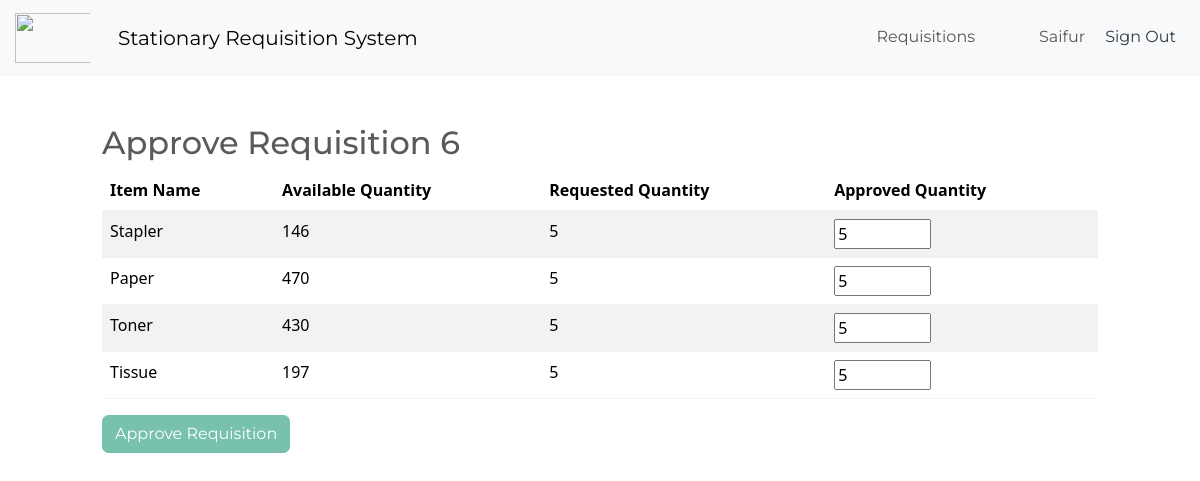
Before: /approve-requisition/6/ (signed in) with the older database file.
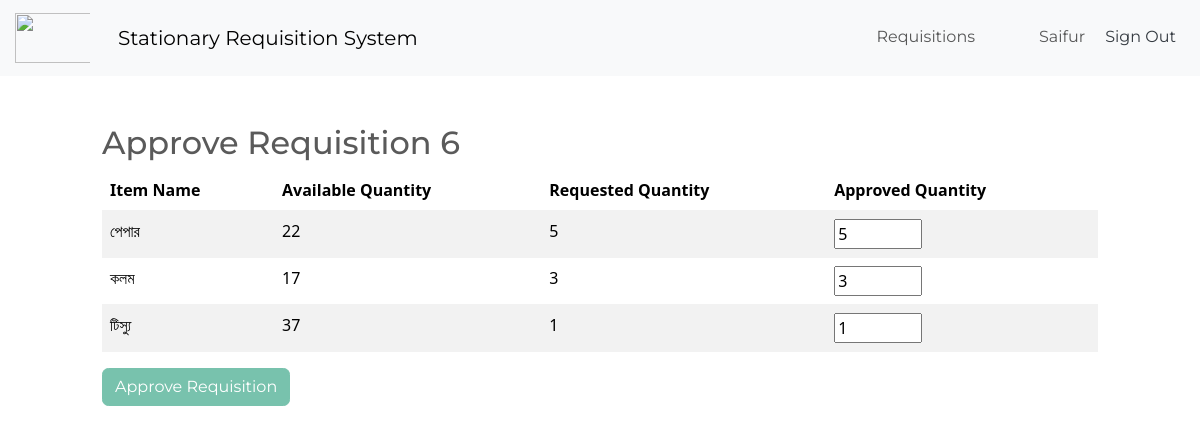
After: the same page with the newer database file.
### inventory/models.py (models this page shows, shortened)
class RequisitionItem(models.Model):
    requisition = models.ForeignKey(Requisition, related_name='items', on_delete=models.CASCADE)
    inventory_item = models.ForeignKey(InventoryItem, on_delete=models.CASCADE)
    quantity_requested = models.PositiveIntegerField()
    quantity_approved = models.PositiveIntegerField(null=True, blank=True)  # New field for approved quantity

class InventoryItem(models.Model):
    name = models.CharField(max_length=200)
    reference_no = models.CharField(max_length=200)
    unit = models.CharField(max_length=100)
    quantity = models.IntegerField()
    category = models.ForeignKey('Category', on_delete=models.SET_NULL, blank=True, null=True)
    date_created = models.DateField()
    remarks = models.TextField(blank=True, null=True)
    reference_pdf = models.FileField(upload_to='inventory_pdfs/', blank=True, null=True)

### inventory/views.py (the view, shortened to what this page needs)
# urls.py: path('approve-requisition/<int:requisition_id>/', ApproveRequisitionView.as_view(), name='approve_requisition'),
@method_decorator(staff_member_required, name='dispatch')
class ApproveRequisitionView(LoginRequiredMixin, View):
    def get(self, request, requisition_id):
        requisition = get_object_or_404(Requisition, id=requisition_id)
        if requisition.status in ['Approved', 'Rejected']:
            messages.error(request, "This requisition has already been approved or rejected and cannot be edited.")
            return redirect('requisition_list')
        return render(request, 'admin/approve_requisition.html', {'requisition': requisition})

### inventory/templates/admin/approve_requisition.html (shortened to what this page needs)
{% extends 'auth/base.html' %}
{% block content %}
<div class="row">
    <div class="col-md-10 col-12 mx-auto mt-5">
        <h2>Approve Requisition {{ requisition.id }}</h2>
        <form method="POST" onsubmit="return validateQuantities()">
            <table class="table table-hover table-striped">
                <thead>
                    <tr>
                        <th scope="col">Item Name</th>
                        <th scope="col">Available Quantity</th>
                        <th scope="col">Requested Quantity</th>
                        <th scope="col">Approved Quantity</th>
                    </tr>
                </thead>
                <tbody>
                    {% for item in requisition.items.all %}
                    <tr>
                        <td>{{ item.inventory_item.name }}</td>
                        <td>{{ item.inventory_item.quantity }}</td>
                        <td>{{ item.quantity_requested }}</td>
                        <td>
                            <input type="number" name="approved_quantity_{{ item.id }}"
                                   value="{{ item.quantity_approved|default:item.quantity_requested }}"
                                   min="0" max="{{ item.inventory_item.quantity }}" class="approved-quantity">
                        </td>
                    </tr>
                    {% endfor %}
                </tbody>
            </table>
            <button type="submit" class="btn btn-primary">Approve Requisition</button>
        </form>
    </div>
</div>
{% endblock %}

Changed rows visible on the page:
removed RequisitionItem: inventory_item.name "Stapler", inventory_item.quantity "146", quantity_requested "5", quantity_approved "5"
removed RequisitionItem: inventory_item.name "Paper", inventory_item.quantity "470", quantity_requested "5", quantity_approved "5"
removed RequisitionItem: inventory_item.name "Toner", inventory_item.quantity "430", quantity_requested "5", quantity_approved "5"
removed RequisitionItem: inventory_item.name "Tissue", inventory_item.quantity "197", quantity_requested "5", quantity_approved "5"
added RequisitionItem: inventory_item.name "পেপার", inventory_item.quantity "22", quantity_requested "5", quantity_approved "5"
added RequisitionItem: inventory_item.name "কলম", inventory_item.quantity "17", quantity_requested "3", quantity_approved "3"
added RequisitionItem: inventory_item.name "টিস্যু", inventory_item.quantity "37", quantity_requested "1", quantity_approved "1"
